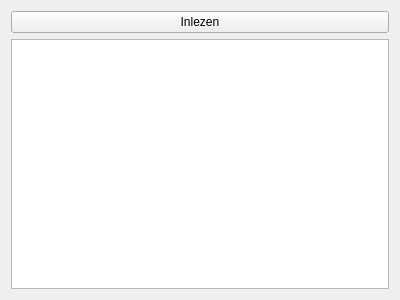
<?xml version="1.0" encoding="UTF-8"?>
<ui version="4.0">
 <class>tabel</class>
 <widget class="QWidget" name="tabel">
  <property name="geometry">
   <rect>
    <x>0</x>
    <y>0</y>
    <width>400</width>
    <height>300</height>
   </rect>
  </property>
  <property name="windowTitle">
   <string>Form</string>
  </property>
  <layout class="QVBoxLayout" name="verticalLayout">
   <item>
    <widget class="QPushButton" name="inlezen">
     <property name="text">
      <string>Inlezen</string>
     </property>
    </widget>
   </item>
   <item>
    <widget class="QTableWidget" name="tabelWidget"/>
   </item>
  </layout>
 </widget>
 <resources/>
 <connections/>
</ui>
